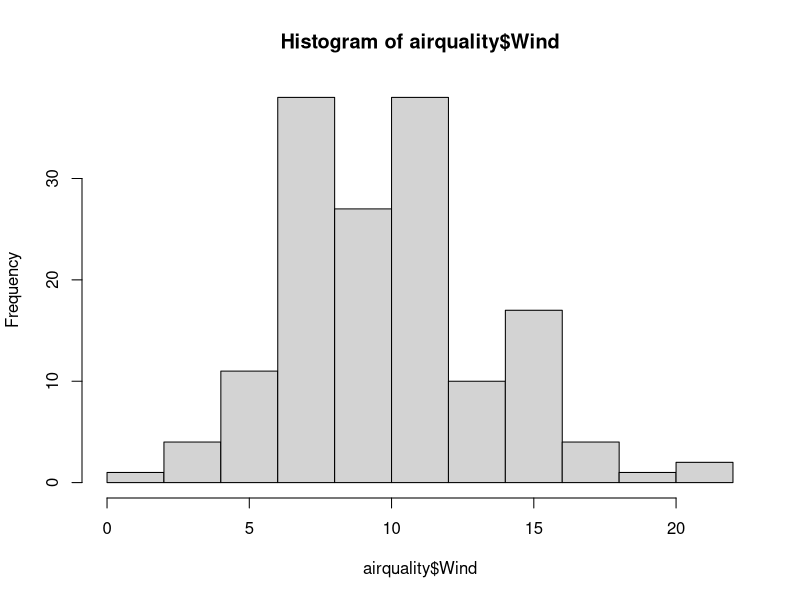
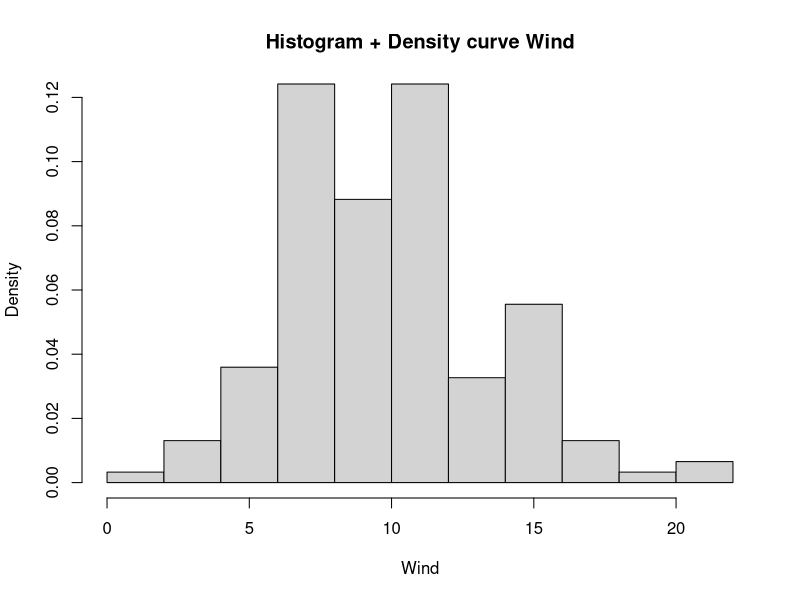

Write R code to recreate these figures, in order. (Note: this script raises an error after producing the figures.)
getwd()
setwd("D:/Rcode")

#Nama: Khofifa Khoirunnisa
#NIM: 3338250054
#Tugas Komputasi Statistika_3

library(ggplot2)

#data airquality
airquality

#Histogram untuk variabel wind
airquality$Wind
airquality["Wind"]

range(airquality$Wind)
h <- hist(airquality$Wind,
     breaks = seq(0, 22, by = 2))
h$breaks
h$counts

den <- density(airquality$Wind)
den
hist(airquality$Wind,
     breaks = seq(0, 22, by = 2),
     probability = TRUE,
     ylim = c(0, 0.12),
     xlab = "Wind",
     main = "Histogram + Density curve Wind"
)
lines(dens, col = "deeppink", lwd = 3)

#Boxplots
boxplot(airquality[, 1:4],
        names = c("Ozone", "Solar.R", "Wind", "Temp"),
        main = "Boxplot Variabel Numerik Airquality",
        xlab = "Variabel",
        ylab = "Nilai")

#Stem and leaf
stem(airquality$Ozone)
stem(airquality$Solar.R)
stem(airquality$Wind)
stem(airquality$Temp)

#scatter plot
plot(airquality$Wind,
     airquality$Temp,
     pch = 16,
     main = "Scatter Plot Wind dan Temperatur",
     xlab = "Kecepatan Angin (mph)",
     ylab = "Temperatur")
rug(airquality$Wind)
rug(airquality$Temp, side = 2)
abline(lm(airquality$Temp ~ airquality$Wind), col = "deeppink", lwd = 2)
